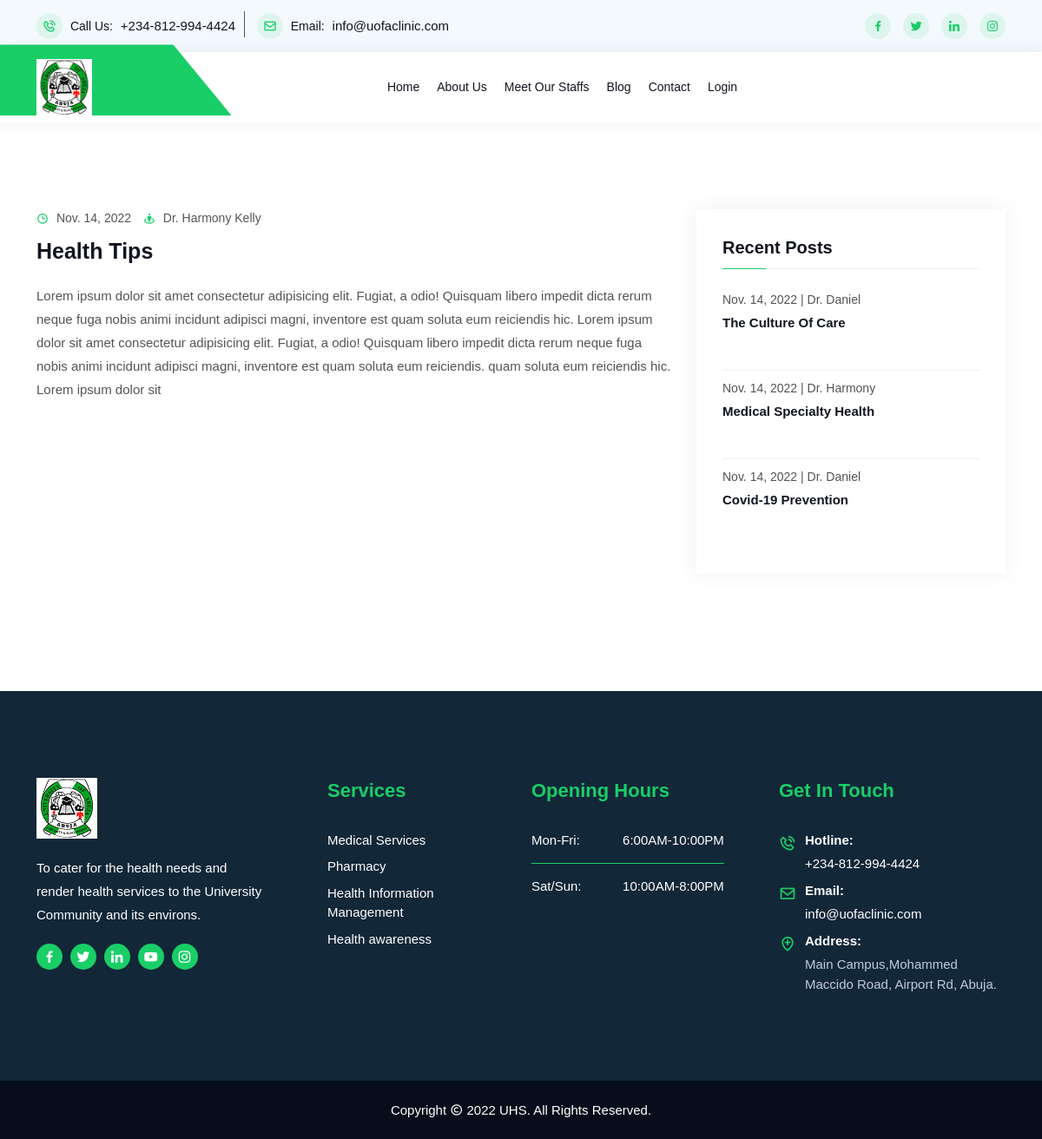
The app's page /blog/health-tips with its own data.
### blog/models.py (models this page shows, shortened)
class Post(models.Model):
    author = models.ForeignKey(User, related_name='posts', on_delete=models.CASCADE)
    title = models.CharField(max_length=250, blank=False, default='', unique=True)
    slug = models.SlugField(max_length=250)
    body = models.TextField()
    created_at = models.DateTimeField(auto_now_add=True)
    def get_absolute_url(self):
        return reverse('blog:post_detail', kwargs={'slug': self.slug})
    class Meta:
        ordering = ['-created_at']
        unique_together = ['author', 'title']

### blog/views.py (the view)
# urls.py: path('blog/<slug:slug>', views.post_detail, name='post_detail'),
def post_detail(request, slug):
    post = get_object_or_404(Post, slug=slug)
    latest_posts = Post.objects.all().order_by('-created_at')[:3]
    context = {
        'post': post,
        'latest_posts': latest_posts,
    }
    return render(request, 'blog/post_detail.html', context)

### templates/blog/post_detail.html (shortened to what this page needs)
{% extends 'base.html' %}
{% load static %}
{% block content %}
<section class="blog-details-area ptb-100">
	<div class="container">
		<div class="row">
			<div class="col-lg-8">
				<div class="blog-details-left-area">
					<div class="blog-details-single-post">
						<ul>
							<li><i class="bx bx-time"></i> {{ post.created_at.date }}</li>
							<li>
								<i class="bx bx-street-view"></i>
								Dr. {{ post.author.first_name }} {{ post.author.last_name }}
							</li>
						</ul>
						<h3>{{ post.title|title }}</h3>
						<p>
							{{ post.body }}
						</p>
					</div>
				</div>
			</div>
			<div class="col-lg-4">
				<div class="blog-details-right-area blog-right-sidebar">
					<div class="blog-widget resent-post-widget">
						<h3 class="title">Recent Posts</h3>
						<ul>
							{% for post in latest_posts %}
								<li>
									<a href="{{ post.get_absolute_url }}">
										<span>{{ post.created_at.date }} | Dr. {{ post.author|title }}</span>
										<h3><b>{{ post.title|title }}</b></h3>
									</a>
								</li>
							{% endfor %}
						</ul>
					</div>
				</div>
			</div>
		</div>
	</div>
</section>
{% endblock %}

### records on screen
Post: created_at "Nov. 14, 2022", author.first_name "Harmony", author.last_name "Kelly", title "Health Tips", body "Lorem ipsum dolor sit amet consectetur adipisicing elit. Fugiat, a odio! Quisquam libero impedit dicta rerum neque fuga nobis animi incidunt adipisci magni, inventore est quam soluta eum reiciendis hic. Lorem ipsum dolor sit amet consectetur adipisicing elit. Fugiat, a odio! Quisquam libero impedit dicta rerum neque fuga nobis animi incidunt adipisci magni, inventore est quam soluta eum reiciendis. quam soluta eum reiciendis hic. Lorem ipsum dolor sit"
Post: created_at "Nov. 14, 2022", author "Daniel", title "The Culture Of Care"
Post: created_at "Nov. 14, 2022", author "Harmony", title "Medical Specialty Health"
Post: created_at "Nov. 14, 2022", author "Daniel", title "Covid-19 Prevention"
